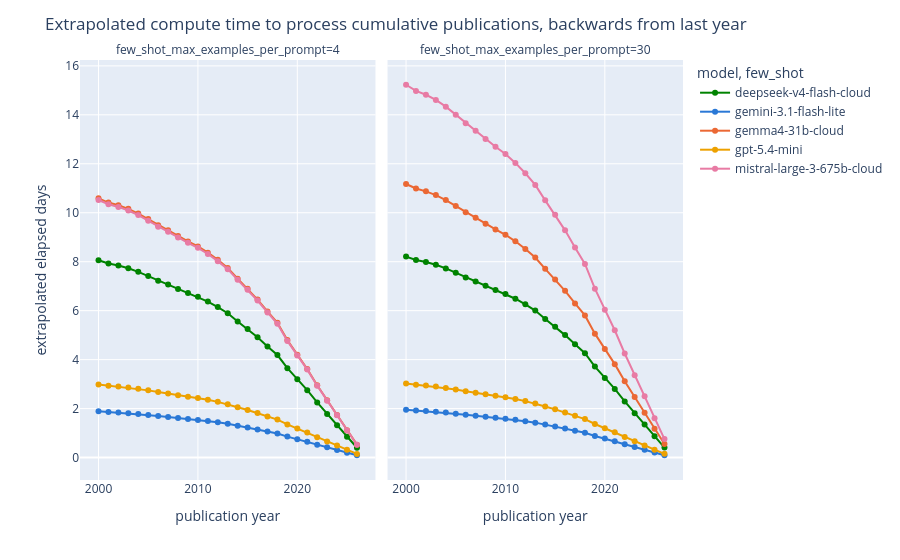

Write notebook code for a chart like this one.
### Markdown cell above
### Extrapolated elapsed time by year, all models

Same `color`/`facet_col`/`line_dash` structure as the abstracts-vs-elapsed-seconds plot above: `color` groups by `model`, `line_dash` groups by `few_shot_max_examples_per_prompt` when available, and each `stage` gets its own facet column. `x` is `publication_year` running from the first year to the last, `y` is the extrapolated elapsed hours to process the cumulative backlog back to that year.

### Code cell
compute_time_fig = px.line(
    compute_time_by_year_df,
    x="publication_year",
    y="elapsed_days",
    color="model",
    # line_dash=few_shot_col,
    facet_col=few_shot_col,
    color_discrete_map=model_color_map,
    line_dash_map=dash_map,
    category_orders=category_orders,
    labels={"publication_year": "publication year", "elapsed_days": "extrapolated elapsed days"},
)
compute_time_fig.update_traces(mode="lines+markers", marker_size=6)
compute_time_fig.update_layout(
    title="Extrapolated compute time to process cumulative publications, backwards from last year",
    legend_title="model, few_shot" if few_shot_col else "model",
)
compute_time_fig.show()

### Figure 1 — Plotly figure (JSON) as saved in the notebook; plotly's stock layout.template omitted (floating-point values rounded to 4 significant figures)
{"data": [{"hovertemplate": "model=deepseek-v4-flash-cloud<br>few_shot_max_examples_per_prompt=4<br>publication year=%{x}<br>extrapolated elapsed days=%{y}<extra></extra>", "legendgroup": "deepseek-v4-flash-cloud", "line": {"color": "#008300", "dash": "solid"}, "marker": {"size": 6, "symbol": "circle"}, "mode": "lines+markers", "name": "deepseek-v4-flash-cloud", "orientation": "v", "showlegend": true, "type": "scatter", "x": [2000, 2001, 2002, 2003, 2004, 2005, 2006, 2007, 2008, 2009, 2010, 2011, 2012, 2013, 2014, 2015, 2016, 2017, 2018, 2019, 2020, 2021, 2022, 2023, 2024, 2025, 2026], "xaxis": "x", "y": [8.06, 7.927, 7.843, 7.732, 7.586, 7.414, 7.226, 7.066, 6.888, 6.719, 6.564, 6.37, 6.146, 5.895, 5.561, 5.249, 4.912, 4.541, 4.187, 3.651, 3.195, 2.752, 2.249, 1.781, 1.323, 0.8499, 0.3998], "yaxis": "y"}, {"hovertemplate": "model=gemini-3.1-flash-lite<br>few_shot_max_examples_per_prompt=4<br>publication year=%{x}<br>extrapolated elapsed days=%{y}<extra></extra>", "legendgroup": "gemini-3.1-flash-lite", "line": {"color": "#2a78d6", "dash": "solid"}, "marker": {"size": 6, "symbol": "circle"}, "mode": "lines+markers", "name": "gemini-3.1-flash-lite", "orientation": "v", "showlegend": true, "type": "scatter", "x": [2000, 2001, 2002, 2003, 2004, 2005, 2006, 2007, 2008, 2009, 2010, 2011, 2012, 2013, 2014, 2015, 2016, 2017, 2018, 2019, 2020, 2021, 2022, 2023, 2024, 2025, 2026], "xaxis": "x", "y": [1.887, 1.856, 1.837, 1.811, 1.777, 1.736, 1.692, 1.655, 1.613, 1.573, 1.537, 1.492, 1.439, 1.38, 1.302, 1.229, 1.15, 1.063, 0.9805, 0.8549, 0.7482, 0.6444, 0.5267, 0.417, 0.3098, 0.199, 0.09361], "yaxis": "y"}, {"hovertemplate": "model=gemma4-31b-cloud<br>few_shot_max_examples_per_prompt=4<br>publication year=%{x}<br>extrapolated elapsed days=%{y}<extra></extra>", "legendgroup": "gemma4-31b-cloud", "line": {"color": "#eb6834", "dash": "solid"}, "marker": {"size": 6, "symbol": "circle"}, "mode": "lines+markers", "name": "gemma4-31b-cloud", "orientation": "v", "showlegend": true, "type": "scatter", "x": [2000, 2001, 2002, 2003, 2004, 2005, 2006, 2007, 2008, 2009, 2010, 2011, 2012, 2013, 2014, 2015, 2016, 2017, 2018, 2019, 2020, 2021, 2022, 2023, 2024, 2025, 2026], "xaxis": "x", "y": [10.59, 10.41, 10.3, 10.16, 9.967, 9.741, 9.494, 9.283, 9.05, 8.828, 8.624, 8.37, 8.075, 7.745, 7.306, 6.896, 6.453, 5.966, 5.501, 4.797, 4.198, 3.615, 2.955, 2.34, 1.738, 1.117, 0.5252], "yaxis": "y"}, {"hovertemplate": "model=gpt-5.4-mini<br>few_shot_max_examples_per_prompt=4<br>publication year=%{x}<br>extrapolated elapsed days=%{y}<extra></extra>", "legendgroup": "gpt-5.4-mini", "line": {"color": "#eda100", "dash": "solid"}, "marker": {"size": 6, "symbol": "circle"}, "mode": "lines+markers", "name": "gpt-5.4-mini", "orientation": "v", "showlegend": true, "type": "scatter", "x": [2000, 2001, 2002, 2003, 2004, 2005, 2006, 2007, 2008, 2009, 2010, 2011, 2012, 2013, 2014, 2015, 2016, 2017, 2018, 2019, 2020, 2021, 2022, 2023, 2024, 2025, 2026], "xaxis": "x", "y": [2.983, 2.934, 2.903, 2.862, 2.808, 2.744, 2.674, 2.615, 2.549, 2.487, 2.429, 2.358, 2.275, 2.182, 2.058, 1.943, 1.818, 1.681, 1.55, 1.351, 1.183, 1.018, 0.8325, 0.6591, 0.4896, 0.3146, 0.148], "yaxis": "y"}, {"hovertemplate": "model=mistral-large-3-675b-cloud<br>few_shot_max_examples_per_prompt=4<br>publication year=%{x}<br>extrapolated elapsed days=%{y}<extra></extra>", "legendgroup": "mistral-large-3-675b-cloud", "line": {"color": "#e87ba4", "dash": "solid"}, "marker": {"size": 6, "symbol": "circle"}, "mode": "lines+markers", "name": "mistral-large-3-675b-cloud", "orientation": "v", "showlegend": true, "type": "scatter", "x": [2000, 2001, 2002, 2003, 2004, 2005, 2006, 2007, 2008, 2009, 2010, 2011, 2012, 2013, 2014, 2015, 2016, 2017, 2018, 2019, 2020, 2021, 2022, 2023, 2024, 2025, 2026], "xaxis": "x", "y": [10.52, 10.35, 10.24, 10.09, 9.903, 9.678, 9.432, 9.223, 8.991, 8.771, 8.568, 8.315, 8.023, 7.694, 7.258, 6.852, 6.411, 5.927, 5.465, 4.765, 4.171, 3.592, 2.936, 2.324, 1.727, 1.109, 0.5218], "yaxis": "y"}, {"hovertemplate": "model=deepseek-v4-flash-cloud<br>few_shot_max_examples_per_prompt=30<br>publication year=%{x}<br>extrapolated elapsed days=%{y}<extra></extra>", "legendgroup": "deepseek-v4-flash-cloud", "line": {"color": "#008300", "dash": "solid"}, "marker": {"size": 6, "symbol": "circle"}, "mode": "lines+markers", "name": "deepseek-v4-flash-cloud", "orientation": "v", "showlegend": false, "type": "scatter", "x": [2000, 2001, 2002, 2003, 2004, 2005, 2006, 2007, 2008, 2009, 2010, 2011, 2012, 2013, 2014, 2015, 2016, 2017, 2018, 2019, 2020, 2021, 2022, 2023, 2024, 2025, 2026], "xaxis": "x2", "y": [8.207, 8.072, 7.987, 7.873, 7.725, 7.55, 7.358, 7.195, 7.014, 6.842, 6.684, 6.487, 6.259, 6.003, 5.662, 5.345, 5.002, 4.624, 4.264, 3.718, 3.254, 2.802, 2.29, 1.813, 1.347, 0.8655, 0.4071], "yaxis": "y2"}, {"hovertemplate": "model=gemini-3.1-flash-lite<br>few_shot_max_examples_per_prompt=30<br>publication year=%{x}<br>extrapolated elapsed days=%{y}<extra></extra>", "legendgroup": "gemini-3.1-flash-lite", "line": {"color": "#2a78d6", "dash": "solid"}, "marker": {"size": 6, "symbol": "circle"}, "mode": "lines+markers", "name": "gemini-3.1-flash-lite", "orientation": "v", "showlegend": false, "type": "scatter", "x": [2000, 2001, 2002, 2003, 2004, 2005, 2006, 2007, 2008, 2009, 2010, 2011, 2012, 2013, 2014, 2015, 2016, 2017, 2018, 2019, 2020, 2021, 2022, 2023, 2024, 2025, 2026], "xaxis": "x2", "y": [1.949, 1.917, 1.897, 1.87, 1.835, 1.793, 1.748, 1.709, 1.666, 1.625, 1.588, 1.541, 1.487, 1.426, 1.345, 1.27, 1.188, 1.098, 1.013, 0.883, 0.7728, 0.6655, 0.544, 0.4307, 0.32, 0.2056, 0.09669], "yaxis": "y2"}, {"hovertemplate": "model=gemma4-31b-cloud<br>few_shot_max_examples_per_prompt=30<br>publication year=%{x}<br>extrapolated elapsed days=%{y}<extra></extra>", "legendgroup": "gemma4-31b-cloud", "line": {"color": "#eb6834", "dash": "solid"}, "marker": {"size": 6, "symbol": "circle"}, "mode": "lines+markers", "name": "gemma4-31b-cloud", "orientation": "v", "showlegend": false, "type": "scatter", "x": [2000, 2001, 2002, 2003, 2004, 2005, 2006, 2007, 2008, 2009, 2010, 2011, 2012, 2013, 2014, 2015, 2016, 2017, 2018, 2019, 2020, 2021, 2022, 2023, 2024, 2025, 2026], "xaxis": "x2", "y": [11.18, 10.99, 10.87, 10.72, 10.52, 10.28, 10.02, 9.797, 9.55, 9.316, 9.101, 8.833, 8.522, 8.173, 7.71, 7.278, 6.81, 6.296, 5.805, 5.062, 4.43, 3.815, 3.119, 2.469, 1.834, 1.178, 0.5543], "yaxis": "y2"}, {"hovertemplate": "model=gpt-5.4-mini<br>few_shot_max_examples_per_prompt=30<br>publication year=%{x}<br>extrapolated elapsed days=%{y}<extra></extra>", "legendgroup": "gpt-5.4-mini", "line": {"color": "#eda100", "dash": "solid"}, "marker": {"size": 6, "symbol": "circle"}, "mode": "lines+markers", "name": "gpt-5.4-mini", "orientation": "v", "showlegend": false, "type": "scatter", "x": [2000, 2001, 2002, 2003, 2004, 2005, 2006, 2007, 2008, 2009, 2010, 2011, 2012, 2013, 2014, 2015, 2016, 2017, 2018, 2019, 2020, 2021, 2022, 2023, 2024, 2025, 2026], "xaxis": "x2", "y": [3.023, 2.973, 2.942, 2.9, 2.846, 2.781, 2.71, 2.651, 2.584, 2.521, 2.462, 2.39, 2.306, 2.211, 2.086, 1.969, 1.842, 1.703, 1.571, 1.369, 1.199, 1.032, 0.8437, 0.6679, 0.4962, 0.3188, 0.15], "yaxis": "y2"}, {"hovertemplate": "model=mistral-large-3-675b-cloud<br>few_shot_max_examples_per_prompt=30<br>publication year=%{x}<br>extrapolated elapsed days=%{y}<extra></extra>", "legendgroup": "mistral-large-3-675b-cloud", "line": {"color": "#e87ba4", "dash": "solid"}, "marker": {"size": 6, "symbol": "circle"}, "mode": "lines+markers", "name": "mistral-large-3-675b-cloud", "orientation": "v", "showlegend": false, "type": "scatter", "x": [2000, 2001, 2002, 2003, 2004, 2005, 2006, 2007, 2008, 2009, 2010, 2011, 2012, 2013, 2014, 2015, 2016, 2017, 2018, 2019, 2020, 2021, 2022, 2023, 2024, 2025, 2026], "xaxis": "x2", "y": [15.23, 14.98, 14.82, 14.61, 14.33, 14.01, 13.65, 13.35, 13.01, 12.7, 12.4, 12.04, 11.61, 11.14, 10.51, 9.917, 9.28, 8.58, 7.911, 6.898, 6.037, 5.199, 4.25, 3.364, 2.499, 1.606, 0.7553], "yaxis": "y2"}], "layout": {"annotations": [{"font": {}, "showarrow": false, "text": "few_shot_max_examples_per_prompt=4", "x": 0.245, "xanchor": "center", "xref": "paper", "y": 1, "yanchor": "bottom", "yref": "paper"}, {"font": {}, "showarrow": false, "text": "few_shot_max_examples_per_prompt=30", "x": 0.755, "xanchor": "center", "xref": "paper", "y": 1, "yanchor": "bottom", "yref": "paper"}], "legend": {"title": {"text": "model, few_shot"}, "tracegroupgap": 0}, "margin": {"t": 60}, "title": {"text": "Extrapolated compute time to process cumulative publications, backwards from last year"}, "xaxis": {"anchor": "y", "domain": [0, 0.49], "title": {"text": "publication year"}}, "xaxis2": {"anchor": "y2", "domain": [0.51, 1], "matches": "x", "title": {"text": "publication year"}}, "yaxis": {"anchor": "x", "domain": [0, 1], "title": {"text": "extrapolated elapsed days"}}, "yaxis2": {"anchor": "x2", "domain": [0, 1], "matches": "y", "showticklabels": false}}}
